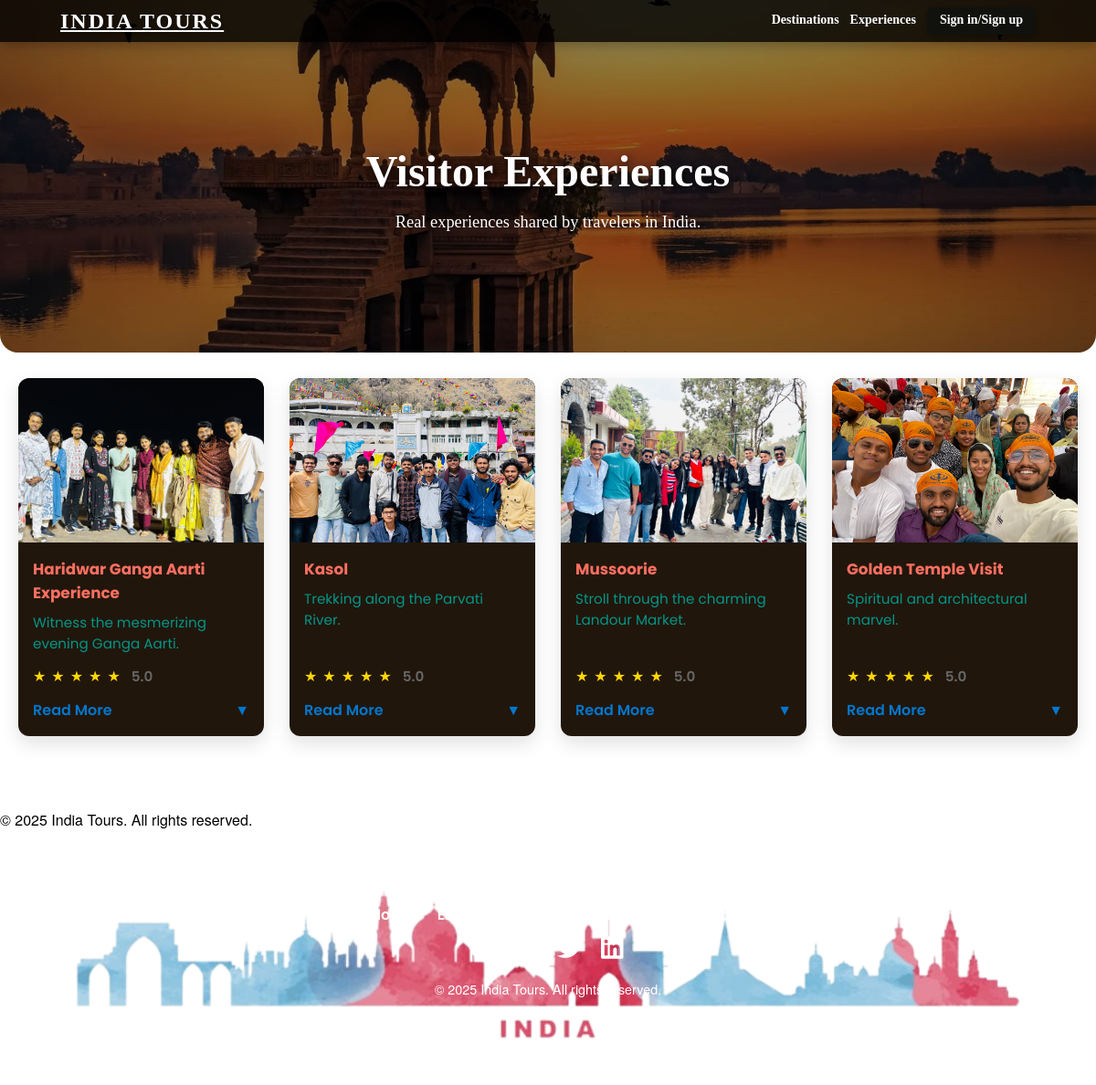
Page /experiences on the committed database.
### models.py (models this page shows)
class Experience(db.Model):
    id = db.Column(db.Integer, primary_key=True)
    title = db.Column(db.String(200), nullable=False)
    short_desc = db.Column(db.String(500), nullable=True)
    long_desc = db.Column(db.Text, nullable=False)
    img = db.Column(db.String(200), nullable=True)  # Image for the experience
    tour_id = db.Column(db.Integer, db.ForeignKey("tour.id"), nullable=True)  # Optional link to a tour
    tour = db.relationship("Tour", backref=db.backref("experiences", lazy=True))

### app.py (the view)
        @app.route("/experiences")
        def experiences():
            experiences_list = Experience.query.all()
            return render_template("experiences.html", experiences=experiences_list)

### templates/experiences.html (shortened to what this page needs)
{% extends "base.html" %}
{% block content %}
<section class="hero-section" aria-label="Hero">
    <div class="hero-content">
        <h1>{{ tour.title if tour is defined else 'Visitor Experiences' }}</h1>
        <p>{{ tour.short_desc if tour is defined else 'Real experiences shared by travelers in India.' }}</p>
    </div>
</section>
{% set exps = [] %}
{% for e in experiences %}
    {% set _ = exps.append({'exp': e, 'rating': e.rating if e.rating is defined else 5}) %}
{% endfor %}
{% set sorted_by_rating = (exps | sort(attribute='rating'))[::-1] %}
<section class="experiences-list">
    {% for item in sorted_by_rating %}
        {% set exp = item.exp %}
        {% set rating = item.rating %}
        <div class="experience-card" onclick="openLightbox('{{ url_for('static', filename='images/' + exp.img) }}', '{{ exp.title|e }}', '{{ exp.long_desc|e }}')">
            <img src="{{ url_for('static', filename='images/' + exp.img) }}" alt="{{ exp.title }}">
            <div class="card-body">
                <h3>{{ exp.title }}</h3>
                <p>{{ exp.short_desc }}</p>
                <div class="rating">
                    {% for i in range(1,6) %}
                        {% if i <= rating %}
                            <span class="star">★</span>
                        {% else %}
                            <span class="star inactive">★</span>
                        {% endif %}
                    {% endfor %}
                    <div style="color:#666; font-weight:600; margin-left:6px;">{{ rating }}.0</div>
                </div>
                <details style="margin-top:12px;">
                    <summary>Read More</summary>
                </details>
            </div>
        </div>
    {% endfor %}
</section>
<footer>
    &copy; {{ current_year if current_year is defined else 2025 }} India Tours. All rights reserved.
</footer>
{% endblock %}

### templates/base.html (shortened to what this page needs)
<link rel="stylesheet" href="https://cdnjs.cloudflare.com/ajax/libs/font-awesome/6.5.0/css/all.min.css" />
<!doctype html>
<html lang="en">
<head>
  <link rel="stylesheet" href="{{ url_for('static', filename='css/style.css') }}">
</head>
<body>
  <header class="site-header">
    <div class="container header-inner">
      <div class="brand">
        <a href="/">INDIA TOURS</a>
      </div>
      <nav class="main-nav">
        <a href="/itinerary">Destinations</a>
        <a href="/experiences">Experiences</a>
        <a class="btn-book" href="#book">Sign in/Sign up</a>
      </nav>
    </div>
  </header>
  {% block content %}{% endblock %}
<footer class="site-footer" style="background: url('{{ url_for('static', filename='images/Footer1.png') }}') center/cover no-repeat; color:#fff; padding:80px 20px; text-align:center; position:relative;">
    <div style="display:flex; gap:25px; flex-wrap:wrap; justify-content:center; font-family:'Poppins', sans-serif; font-weight:600;">
      <a href="/" style="color:#ffffff; text-decoration:none;">Home</a>
      <a href="/experiences" style="color:#ffffff; text-decoration:none;">Experiences</a>
      <a href="/itinerary" style="color:#ffffff; text-decoration:none;">Destinations</a>
      <a href="#book" style="color:#ffffff; text-decoration:none;">Contact</a>
    </div>
<div style="display:flex; gap:20px; justify-content:center; align-items:center; margin-top:10px; font-size:28px;">
  <a href="https://instagram.com/your_handle" target="_blank" style="color:#ffffff;">
    <i class="fab fa-instagram"></i>
  </a>
  <a href="https://facebook.com/your_handle" target="_blank" style="color:#ffffff;">
    <i class="fab fa-facebook"></i>
  </a>
  <a href="https://twitter.com/your_handle" target="_blank" style="color:#ffffff;">
    <i class="fab fa-twitter"></i>
  </a>
  <a href="https://linkedin.com/in/your_handle" target="_blank" style="color:#ffffff;">
    <i class="fab fa-linkedin"></i>
  </a>
</div>
    <p style="margin-top:20px; font-size:0.9rem; color:#ffffff;">
      © {{ current_year if current_year is defined else 2025 }} India Tours. All rights reserved.
    </p>
</footer>
</body>
</html>

### static/css/style.css (style rules this page uses)
:root { --container: 1100px; --dark: #000000; --light: #ffffff; --gold: #11110d; }
* { box-sizing: border-box; transition: all 0.3s ease; }
body { font-family: "Helvetica Neue", Arial, sans-serif; margin: 0; color: var(--dark); background: linear-gradient(to bottom, #fdf6e3); }
.site-header { position: fixed; width: 100%; top: 0; z-index: 50; background: linear-gradient(90deg, #ff6600cc, #ff0066cc); padding: 8px 0; box-shadow: 0 4px 12px rgba(0,0,0,0.25); animation: slideDown 1s ease; }
.header-inner { display: flex; justify-content: space-between; align-items: center; max-width: var(--container); margin: 0 auto; padding: 0 16px; }
.brand { font-weight: 800; letter-spacing: 2px; color: var(--light); font-size: 20px; text-shadow: 1px 1px 4px rgba(0,0,0,0.4); }
.site-header { position: fixed; top: 0; width: 100%; z-index: 50; background: linear-gradient(90deg, #ff6600cc, #ff0066cc); padding: 8px 0; box-shadow: 0 4px 12px rgba(0,0,0,0.25); }
.header-inner { display: flex; justify-content: space-between; align-items: center; max-width: var(--container); margin: 0 auto; padding: 0 16px; flex-wrap: wrap; }
.brand a { font-family: "Times New Roman", Times, serif; font-size: 24px; font-weight: 700; color: #fff; letter-spacing: 2px; }
.main-nav { display: flex; flex-wrap: wrap; gap: 12px; align-items: center; }
.main-nav a { color: var(--light); text-decoration: none; font-size: 14px; font-weight: 600; position: relative; font-family: "Georgia", "Palatino Linotype", "Palatino", Times, serif; }
.main-nav a::after { content: ""; width: 0; height: 2px; background: var(--gold); display: block; margin: auto; transition: width 0.3s; }
.btn-book { background: var(--gold); color: var(--dark); padding: 6px 14px; border-radius: 6px; font-weight: 600; cursor: pointer; box-shadow: 0 3px 8px rgba(0,0,0,0.3); font-size: 14px; font-family: "Times New Roman", Times, serif; }
.site-header { background: rgba(0,0,0,0.8); }

### rows in the picture
Experience: img (picture), title "Haridwar Ganga Aarti Experience", short_desc "Witness the mesmerizing evening Ganga Aarti."
Experience: img (picture), title "Kasol", short_desc "Trekking along the Parvati River."
Experience: img (picture), title "Mussoorie", short_desc "Stroll through the charming Landour Market."
Experience: img (picture), title "Golden Temple Visit", short_desc "Spiritual and architectural marvel."

### other values in the picture
{{ tour.title if tour is defined else 'Visitor Experiences' }} "Visitor Experiences"
{{ rating }} "5" "5" "5" "5"
{{ current_year if current_year is defined else 2025 }} "2025"
